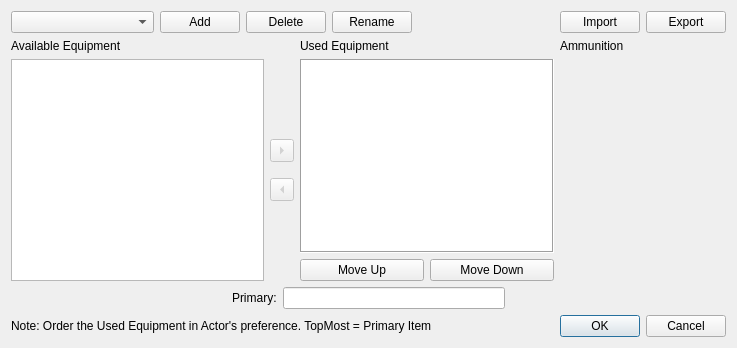
<?xml version="1.0" encoding="UTF-8"?>
<ui version="4.0">
 <class>CEquipPackDialog</class>
 <widget class="QDialog" name="CEquipPackDialog">
  <property name="geometry">
   <rect>
    <x>0</x>
    <y>0</y>
    <width>737</width>
    <height>348</height>
   </rect>
  </property>
  <property name="windowTitle">
   <string>Edit Equipment-Packs</string>
  </property>
  <layout class="QGridLayout" name="gridLayout_2">
   <item row="2" column="3" colspan="2">
    <widget class="ReflectedPropertyControl" name="PROPERTIES" native="true"/>
   </item>
   <item row="1" column="3">
    <widget class="QLabel" name="AMMUNITION">
     <property name="text">
      <string>Ammunition</string>
     </property>
     <property name="alignment">
      <set>Qt::AlignLeading|Qt::AlignLeft|Qt::AlignTop</set>
     </property>
    </widget>
   </item>
   <item row="2" column="0">
    <widget class="QListWidget" name="EQUIPAVAILLST"/>
   </item>
   <item row="1" column="0">
    <widget class="QLabel" name="AVAILABLE_EQUIPMENT">
     <property name="text">
      <string>Available Equipment</string>
     </property>
     <property name="alignment">
      <set>Qt::AlignLeading|Qt::AlignLeft|Qt::AlignTop</set>
     </property>
    </widget>
   </item>
   <item row="4" column="0" colspan="3">
    <widget class="QLabel" name="STATIC_NOTE">
     <property name="sizePolicy">
      <sizepolicy hsizetype="Expanding" vsizetype="Preferred">
       <horstretch>0</horstretch>
       <verstretch>0</verstretch>
      </sizepolicy>
     </property>
     <property name="text">
      <string>Note: Order the Used Equipment in Actor's preference. TopMost = Primary Item</string>
     </property>
     <property name="alignment">
      <set>Qt::AlignLeading|Qt::AlignLeft|Qt::AlignVCenter</set>
     </property>
    </widget>
   </item>
   <item row="3" column="0" colspan="5">
    <layout class="QHBoxLayout" name="horizontalLayout_2">
     <item>
      <spacer name="horizontalSpacer_2">
       <property name="orientation">
        <enum>Qt::Horizontal</enum>
       </property>
       <property name="sizeHint" stdset="0">
        <size>
         <width>40</width>
         <height>20</height>
        </size>
       </property>
      </spacer>
     </item>
     <item>
      <widget class="QLabel" name="PRIMARY_STATIC">
       <property name="text">
        <string>Primary:</string>
       </property>
       <property name="alignment">
        <set>Qt::AlignLeading|Qt::AlignLeft|Qt::AlignVCenter</set>
       </property>
      </widget>
     </item>
     <item>
      <widget class="QLineEdit" name="PRIMARY">
       <property name="alignment">
        <set>Qt::AlignLeading|Qt::AlignLeft|Qt::AlignVCenter</set>
       </property>
       <property name="readOnly">
        <bool>true</bool>
       </property>
      </widget>
     </item>
     <item>
      <spacer name="horizontalSpacer_3">
       <property name="orientation">
        <enum>Qt::Horizontal</enum>
       </property>
       <property name="sizeHint" stdset="0">
        <size>
         <width>40</width>
         <height>20</height>
        </size>
       </property>
      </spacer>
     </item>
    </layout>
   </item>
   <item row="2" column="1">
    <layout class="QVBoxLayout" name="verticalLayout">
     <item>
      <spacer name="verticalSpacer">
       <property name="orientation">
        <enum>Qt::Vertical</enum>
       </property>
       <property name="sizeHint" stdset="0">
        <size>
         <width>20</width>
         <height>40</height>
        </size>
       </property>
      </spacer>
     </item>
     <item>
      <widget class="QToolButton" name="BTNINSERT">
       <property name="enabled">
        <bool>false</bool>
       </property>
       <property name="text">
        <string>&gt;&gt;</string>
       </property>
       <property name="arrowType">
        <enum>Qt::RightArrow</enum>
       </property>
      </widget>
     </item>
     <item>
      <spacer name="verticalSpacer_3">
       <property name="orientation">
        <enum>Qt::Vertical</enum>
       </property>
       <property name="sizeType">
        <enum>QSizePolicy::Fixed</enum>
       </property>
       <property name="sizeHint" stdset="0">
        <size>
         <width>20</width>
         <height>10</height>
        </size>
       </property>
      </spacer>
     </item>
     <item>
      <widget class="QToolButton" name="BTNREMOVE">
       <property name="enabled">
        <bool>false</bool>
       </property>
       <property name="text">
        <string>&lt;&lt;</string>
       </property>
       <property name="arrowType">
        <enum>Qt::LeftArrow</enum>
       </property>
      </widget>
     </item>
     <item>
      <spacer name="verticalSpacer_2">
       <property name="orientation">
        <enum>Qt::Vertical</enum>
       </property>
       <property name="sizeHint" stdset="0">
        <size>
         <width>20</width>
         <height>40</height>
        </size>
       </property>
      </spacer>
     </item>
    </layout>
   </item>
   <item row="1" column="2" rowspan="2">
    <layout class="QGridLayout" name="gridLayout">
     <item row="1" column="0" colspan="2">
      <widget class="QTreeWidget" name="EQUIPUSEDLST">
       <property name="frameShape">
        <enum>QFrame::Box</enum>
       </property>
       <attribute name="headerVisible">
        <bool>false</bool>
       </attribute>
       <column>
        <property name="text">
         <string notr="true">1</string>
        </property>
       </column>
      </widget>
     </item>
     <item row="2" column="0">
      <widget class="QPushButton" name="MOVEUP">
       <property name="text">
        <string>Move Up</string>
       </property>
      </widget>
     </item>
     <item row="2" column="1">
      <widget class="QPushButton" name="MOVEDOWN">
       <property name="text">
        <string>Move Down</string>
       </property>
      </widget>
     </item>
     <item row="0" column="0" colspan="2">
      <widget class="QLabel" name="STATIC">
       <property name="text">
        <string>Used Equipment</string>
       </property>
       <property name="alignment">
        <set>Qt::AlignLeading|Qt::AlignLeft|Qt::AlignTop</set>
       </property>
      </widget>
     </item>
    </layout>
   </item>
   <item row="0" column="0" colspan="5">
    <layout class="QHBoxLayout" name="horizontalLayout">
     <item>
      <widget class="QComboBox" name="EQUIPPACK">
       <property name="sizePolicy">
        <sizepolicy hsizetype="Expanding" vsizetype="Fixed">
         <horstretch>0</horstretch>
         <verstretch>0</verstretch>
        </sizepolicy>
       </property>
      </widget>
     </item>
     <item>
      <widget class="QPushButton" name="BTNADD">
       <property name="text">
        <string>Add</string>
       </property>
       <property name="autoDefault">
        <bool>false</bool>
       </property>
      </widget>
     </item>
     <item>
      <widget class="QPushButton" name="BTNDELETE">
       <property name="text">
        <string>Delete</string>
       </property>
       <property name="autoDefault">
        <bool>false</bool>
       </property>
      </widget>
     </item>
     <item>
      <widget class="QPushButton" name="RENAME">
       <property name="text">
        <string>Rename</string>
       </property>
       <property name="autoDefault">
        <bool>false</bool>
       </property>
      </widget>
     </item>
     <item>
      <spacer name="horizontalSpacer">
       <property name="orientation">
        <enum>Qt::Horizontal</enum>
       </property>
       <property name="sizeHint" stdset="0">
        <size>
         <width>10</width>
         <height>20</height>
        </size>
       </property>
      </spacer>
     </item>
     <item>
      <widget class="QPushButton" name="BTNIMPORT">
       <property name="text">
        <string>Import</string>
       </property>
       <property name="autoDefault">
        <bool>false</bool>
       </property>
      </widget>
     </item>
     <item>
      <widget class="QPushButton" name="BTNEXPORT">
       <property name="text">
        <string>Export</string>
       </property>
       <property name="autoDefault">
        <bool>false</bool>
       </property>
      </widget>
     </item>
    </layout>
   </item>
   <item row="4" column="3" colspan="2">
    <widget class="QDialogButtonBox" name="buttonBox">
     <property name="standardButtons">
      <set>QDialogButtonBox::Cancel|QDialogButtonBox::Ok</set>
     </property>
    </widget>
   </item>
  </layout>
 </widget>
 <customwidgets>
  <customwidget>
   <class>ReflectedPropertyControl</class>
   <extends>QWidget</extends>
   <header>Controls/ReflectedPropertyControl/ReflectedPropertyCtrl.h</header>
   <container>1</container>
  </customwidget>
 </customwidgets>
 <resources/>
 <connections>
  <connection>
   <sender>buttonBox</sender>
   <signal>accepted()</signal>
   <receiver>CEquipPackDialog</receiver>
   <slot>accept()</slot>
   <hints>
    <hint type="sourcelabel">
     <x>594</x>
     <y>323</y>
    </hint>
    <hint type="destinationlabel">
     <x>567</x>
     <y>300</y>
    </hint>
   </hints>
  </connection>
  <connection>
   <sender>buttonBox</sender>
   <signal>rejected()</signal>
   <receiver>CEquipPackDialog</receiver>
   <slot>reject()</slot>
   <hints>
    <hint type="sourcelabel">
     <x>608</x>
     <y>326</y>
    </hint>
    <hint type="destinationlabel">
     <x>590</x>
     <y>291</y>
    </hint>
   </hints>
  </connection>
 </connections>
</ui>
